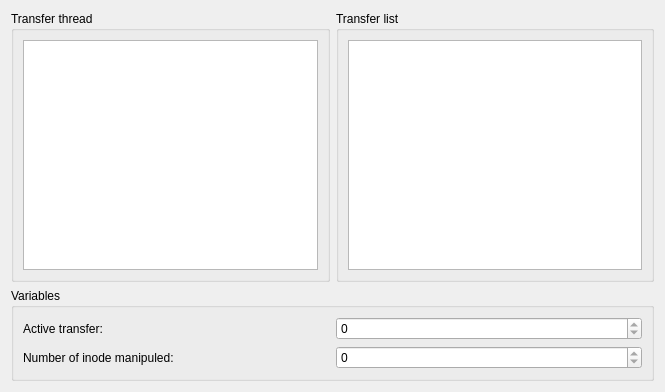
<?xml version="1.0" encoding="UTF-8"?>
<ui version="4.0">
 <class>debugDialog</class>
 <widget class="QWidget" name="debugDialog">
  <property name="geometry">
   <rect>
    <x>0</x>
    <y>0</y>
    <width>665</width>
    <height>392</height>
   </rect>
  </property>
  <property name="windowTitle">
   <string notr="true">Monitor</string>
  </property>
  <layout class="QVBoxLayout" name="verticalLayout">
   <item>
    <layout class="QHBoxLayout" name="horizontalLayout_4">
     <item>
      <widget class="QGroupBox" name="groupBox">
       <property name="title">
        <string notr="true">Transfer thread</string>
       </property>
       <layout class="QHBoxLayout" name="horizontalLayout_3">
        <item>
         <widget class="QListWidget" name="transferThreadList"/>
        </item>
       </layout>
      </widget>
     </item>
     <item>
      <widget class="QGroupBox" name="groupBox_2">
       <property name="title">
        <string notr="true">Transfer list</string>
       </property>
       <layout class="QHBoxLayout" name="horizontalLayout_2">
        <item>
         <widget class="QListWidget" name="tranferList"/>
        </item>
       </layout>
      </widget>
     </item>
    </layout>
   </item>
   <item>
    <widget class="QGroupBox" name="groupBox_3">
     <property name="title">
      <string notr="true">Variables</string>
     </property>
     <layout class="QGridLayout" name="gridLayout_2">
      <item row="0" column="0">
       <widget class="QLabel" name="label">
        <property name="text">
         <string notr="true">Active transfer:</string>
        </property>
       </widget>
      </item>
      <item row="0" column="1">
       <widget class="QSpinBox" name="spinBoxActiveTransfer">
        <property name="readOnly">
         <bool>true</bool>
        </property>
        <property name="maximum">
         <number>9999</number>
        </property>
       </widget>
      </item>
      <item row="1" column="0">
       <widget class="QLabel" name="label_2">
        <property name="text">
         <string notr="true">Number of inode manipuled:</string>
        </property>
       </widget>
      </item>
      <item row="1" column="1">
       <widget class="QSpinBox" name="spinBoxNumberOfInode">
        <property name="readOnly">
         <bool>true</bool>
        </property>
        <property name="maximum">
         <number>9999</number>
        </property>
       </widget>
      </item>
     </layout>
    </widget>
   </item>
  </layout>
 </widget>
 <resources/>
 <connections/>
</ui>
